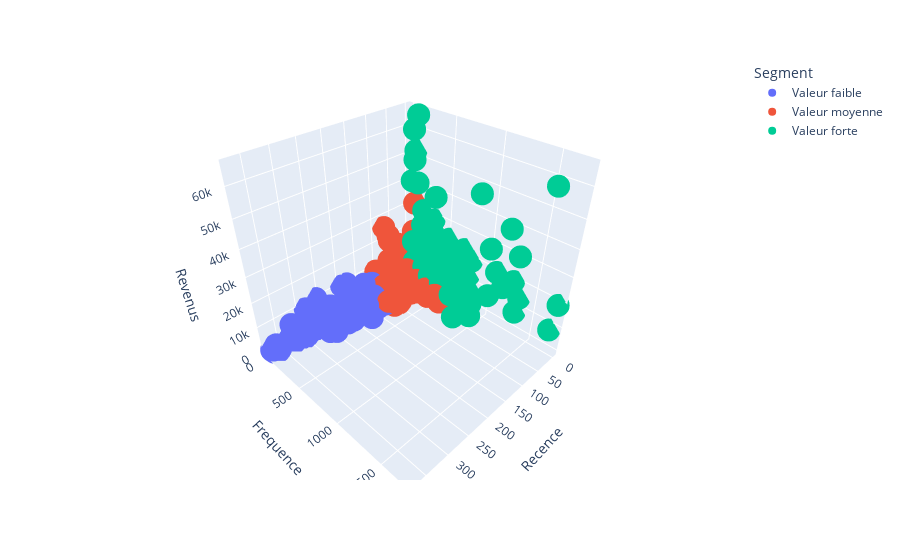

Here is the notebook cell this chart was saved with:
### Code cell
fig = px.scatter_3d(df_graph, x='Recence', y='Frequence', z='Revenus',
              color='Segment')
fig.show()

### Figure 1 — Plotly figure (JSON) as saved in the notebook; plotly's stock layout.template omitted (floating-point values rounded to 4 significant figures; data arrays with more than 128 entries replaced by an {"elided": "..."} marker saying what was removed)
{"data": [{"hovertemplate": "Segment=Valeur faible<br>Recence=%{x}<br>Frequence=%{y}<br>Revenus=%{z}<extra></extra>", "legendgroup": "Valeur faible", "marker": {"color": "#636efa", "symbol": "circle"}, "mode": "markers", "name": "Valeur faible", "scene": "scene", "showlegend": true, "type": "scatter3d", "x": {"elided": "1907 int values"}, "y": {"elided": "1907 int values"}, "z": {"elided": "1907 float values"}}, {"hovertemplate": "Segment=Valeur moyenne<br>Recence=%{x}<br>Frequence=%{y}<br>Revenus=%{z}<extra></extra>", "legendgroup": "Valeur moyenne", "marker": {"color": "#EF553B", "symbol": "circle"}, "mode": "markers", "name": "Valeur moyenne", "scene": "scene", "showlegend": true, "type": "scatter3d", "x": {"elided": "1911 int values"}, "y": {"elided": "1911 int values"}, "z": {"elided": "1911 float values"}}, {"hovertemplate": "Segment=Valeur forte<br>Recence=%{x}<br>Frequence=%{y}<br>Revenus=%{z}<extra></extra>", "legendgroup": "Valeur forte", "marker": {"color": "#00cc96", "symbol": "circle"}, "mode": "markers", "name": "Valeur forte", "scene": "scene", "showlegend": true, "type": "scatter3d", "x": {"elided": "142 int values"}, "y": {"elided": "142 int values"}, "z": {"elided": "142 float values"}}], "layout": {"legend": {"title": {"text": "Segment"}, "tracegroupgap": 0}, "margin": {"t": 60}, "scene": {"domain": {"x": [0, 1], "y": [0, 1]}, "xaxis": {"title": {"text": "Recence"}}, "yaxis": {"title": {"text": "Frequence"}}, "zaxis": {"title": {"text": "Revenus"}}}}}
